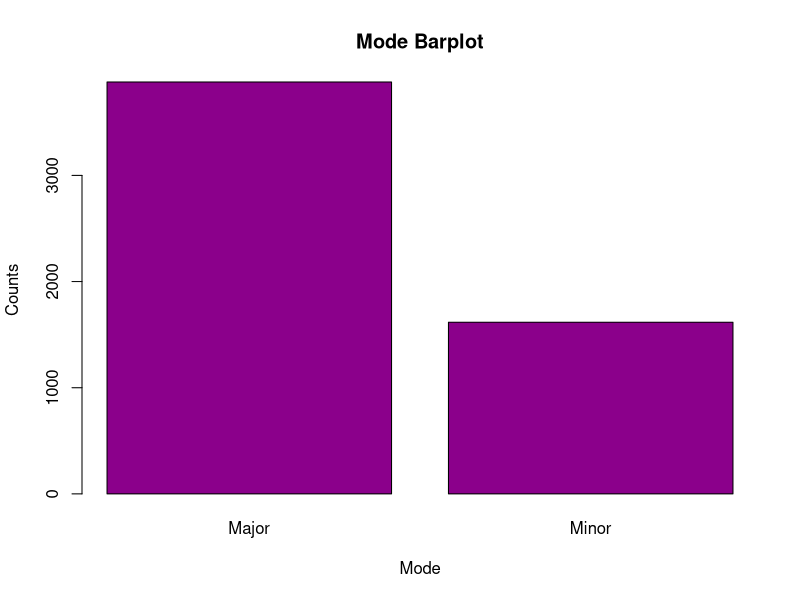
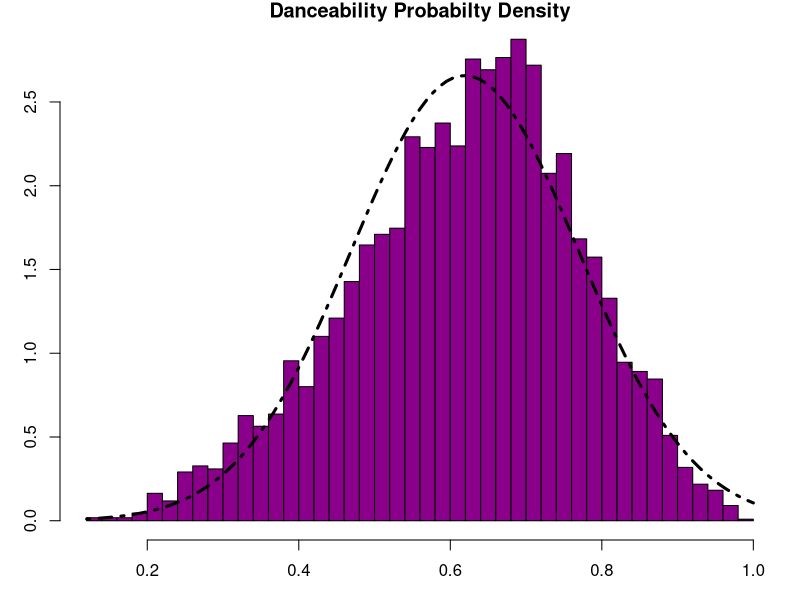
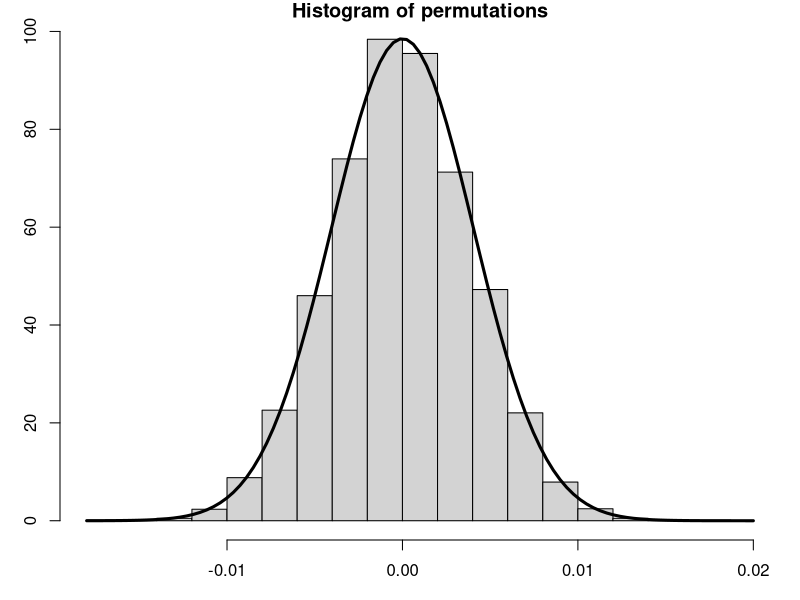
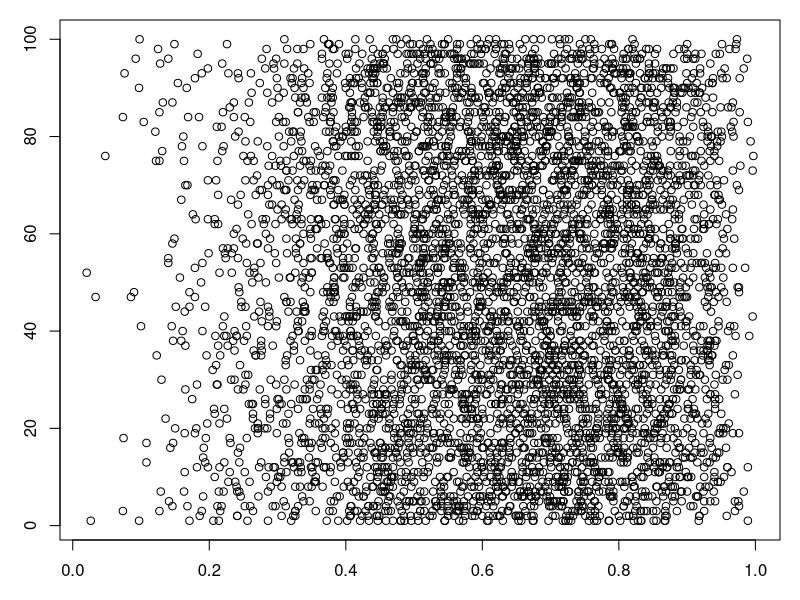
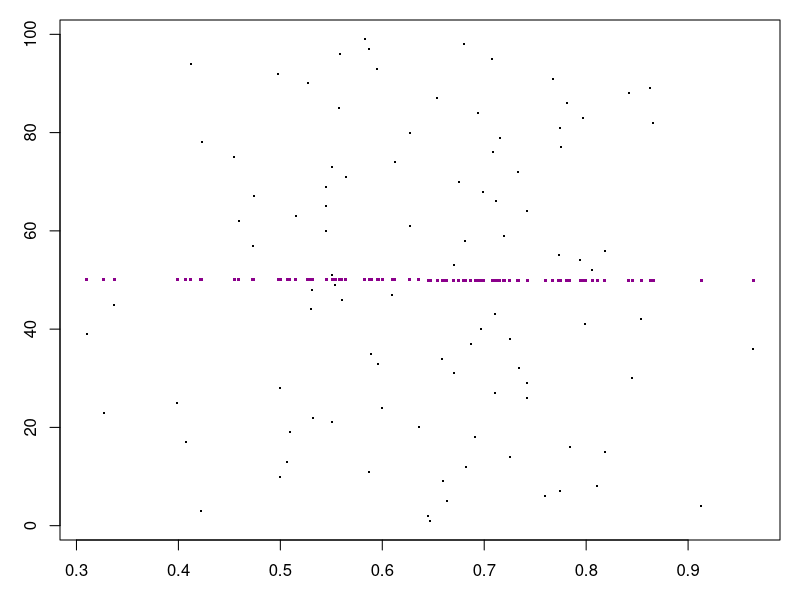
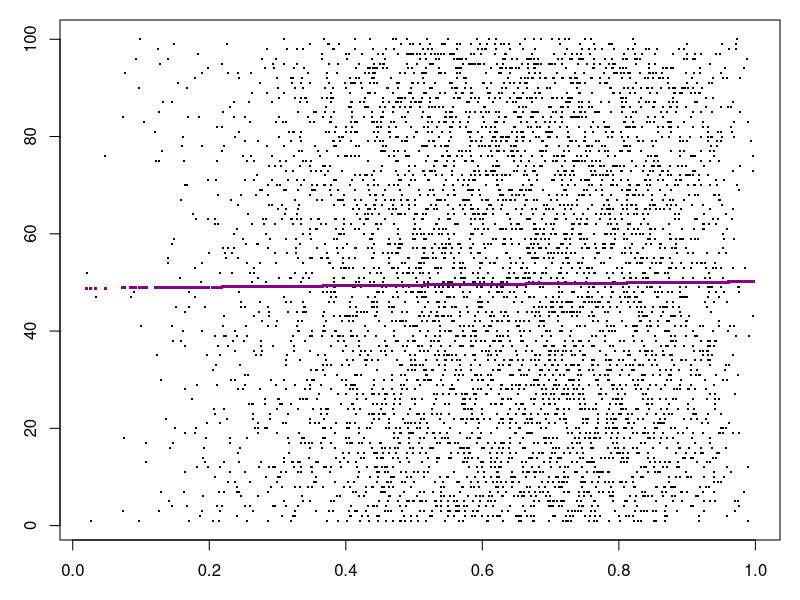
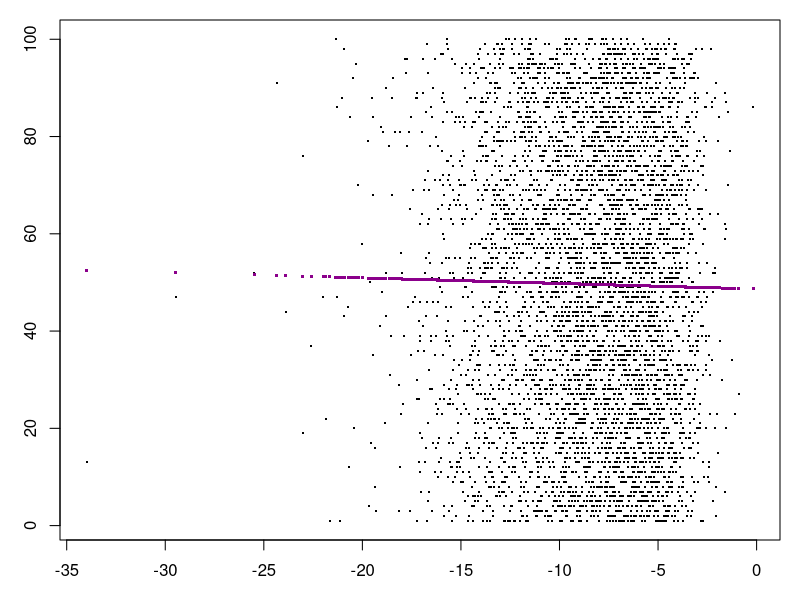
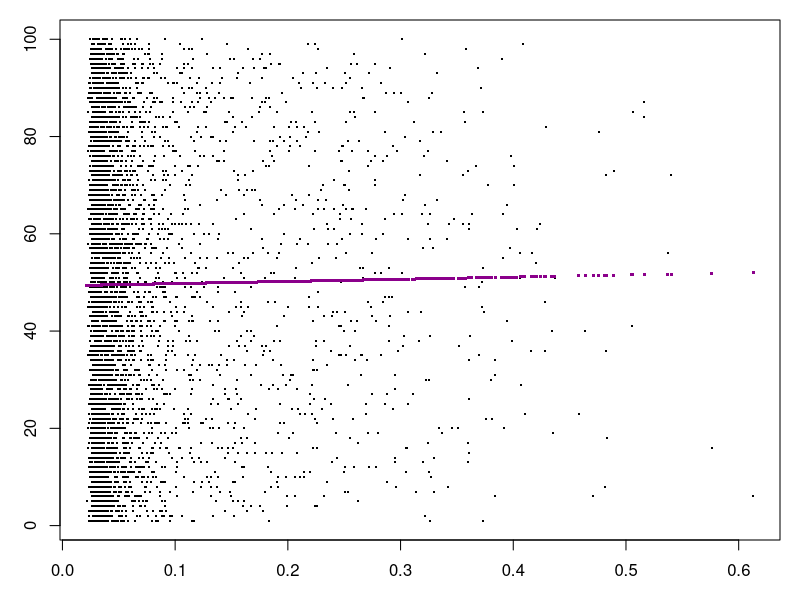

The R script that drew these images, in order:
#Kodi Obika
#Eryk Pecyna
#Additional Point 22 - Team consists of two members

#This code is for getting Spotify's data Billboard Top 100s from 1960-2015 and writing the relevant
#data to a csv, run it once then never again

#library(billboard)
#dirty <- spotify_track_data
#tracks <- data.frame(year = dirty$year, explicit = dirty$explicit, danceability = dirty$danceability,
#                     energy = dirty$energy, key = dirty$key, loudness = dirty$loudness,
#                     mode = dirty$mode, speechiness = dirty$speechiness, acousticness = dirty$acousticness,
#                     instrumentalness = dirty$instrumentalness, liveness = dirty$liveness,
#                     valence = dirty$valence, tempo = dirty$tempo, duration_ms = dirty$duration_ms,
#                     time_signature = dirty$time_signature, artist_name = dirty$artist_name,
#                     track_name = dirty$track_name)

#write.csv(tracks, "TrackData.csv")

#data <- read.csv("TrackData.csv")

#N <- length(data$danceability)
#Position <- numeric(N)
#for(i in 1:N) {
#  diff <- which(data$year == data$year[i])[1] - 1
#  Position[i] <- data$X[i]-diff
#}

#tracks <- cbind(Position, tracks)

#write.csv(tracks, "TrackData.csv")




#Additional Point 1 - lots of columns baby
#Additional Point 2 - The data set is large enough that we can use it as a population to
#                     draw samples from
data <- read.csv("TrackData.csv")

mode_lab <- c("Major", "Minor")
mode_count <- c(sum(data$mode == 1), sum(data$mode == 0))
barplot(mode_count, xlab = "Mode", ylab = "Counts", col = "darkmagenta", names.arg = mode_lab, main = "Mode Barplot")

par(mar=c(3,3,1,1))

hist(data$danceability,
     breaks="FD", 
     freq=FALSE,
     col="darkmagenta",
     xlab = "Danceability",
     main = "Danceability Probabilty Density")

curve(dnorm(x, mean(data$danceability), sqrt(var(data$danceability))), add = TRUE, lwd = 3, lty = 4)

perm.test <- function(x, y, z, n) {
  mean(x)
  var(x)
  mu.z = mean(x[y == z]); mu.z
  var(x[y == z])
  mu.nz = mean(x[y != z]); mu.nz
  var(x[y != z])
  permutations = numeric(n)
  for (i in 1:n) {
    resample = sample(x)
    zs = resample[1:(length(x)/2)]
    nzs = resample[(length(x)/2+1):length(x)]
    permutations[i] = mean(zs) - mean(nzs)
  }
  hist(permutations, freq = FALSE)
  test.statistic = mu.z - mu.nz
  abline(v = test.statistic, lwd = 3)
  2*mean(permutations < test.statistic)
  sigma.2 = var(x)
  var.p = sigma.2 * 2 / (length(x)/2)
  curve(dnorm(x, mean = 0, sd = sqrt(var.p)), add = TRUE, lwd = 3)
}
perm.test(data$danceability, data$explicit, TRUE, 10000)

plot(data$energy, data$Position)

linreg <- function(xCol, yCol, xLabel = "X", yLable = "Y") {
  #Basis Vectors for the vector space single degree polynomial functions
  m1 <- rep(1, length(xCol))
  m2 <- xCol
  
  #Projection Matrix approach
  A <- cbind(m1, m2)
  B <- t(A)%*%A
  BInv <- solve(B)
  P <- A%*%BInv%*%t(A)
  Projection <- P%*%yCol
  
  plot(xCol, yCol, pch = ".", cex = 2)
  points(xCol, Projection, col = "darkmagenta", pch =".", cex = 3)
  return((BInv%*%t(A)%*%yCol)[2])
}

linreg(data$danceability[data$year == 2014], data$Position[data$year == 2014])
linreg(data$energy, data$Position)
linreg(data$loudness, data$Position)
linreg(data$speechiness, data$Position)
linreg(data$energy, data$Position)


#Principal Components Analysis
Attributes <- cbind(data$danceability, data$energy, data$loudness, data$speechiness,
                    data$acousticness, data$instrumentalness, data$liveness, data$valence,
                    data$tempo)
m <- nrow(data)

A.phi <- scale(Attributes, center=TRUE, scale = c(rep(sqrt(m-1), 9)))
S <- t(A.phi)%*%A.phi

Eig <- eigen(S)
Eig$values #First two eigenvalues are by far the largest

P <- Eig$vectors
PInv <- solve(P)

A.eig <- A.phi%*%P

TRACK.eig <- data.frame(data$artist_name, v1=A.eig[,1])
eigstuffs <- ((data[order(TRACK.eig$v1),]))
eigs2015on <- eigstuffs[eigstuffs$year > 2014,]













